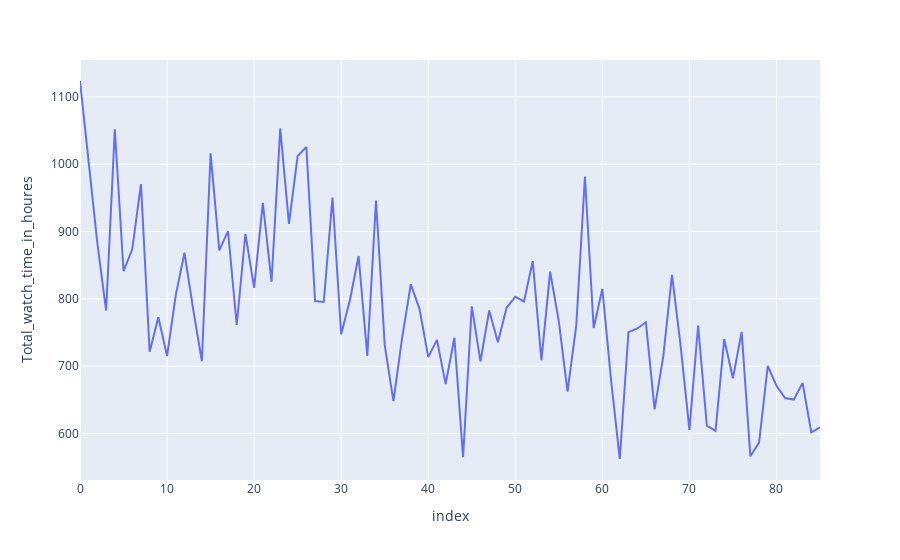

The cell this chart's notebook holds for it:
### Code cell
# show the dataframe
fig = px.line(dataframe,  y="Total_watch_time_in_houres")
fig.show()

### Figure 1 — Plotly figure (JSON) as saved in the notebook; plotly's stock layout.template omitted (floating-point values rounded to 4 significant figures)
{"data": [{"hovertemplate": "index=%{x}<br>Total_watch_time_in_houres=%{y}<extra></extra>", "legendgroup": "", "line": {"color": "#636efa", "dash": "solid"}, "marker": {"symbol": "circle"}, "mode": "lines", "name": "", "orientation": "v", "showlegend": false, "type": "scatter", "x": [0, 1, 2, 3, 4, 5, 6, 7, 8, 9, 10, 11, 12, 13, 14, 15, 16, 17, 18, 19, 20, 21, 22, 23, 24, 25, 26, 27, 28, 29, 30, 31, 32, 33, 34, 35, 36, 37, 38, 39, 40, 41, 42, 43, 44, 45, 46, 47, 48, 49, 50, 51, 52, 53, 54, 55, 56, 57, 58, 59, 60, 61, 62, 63, 64, 65, 66, 67, 68, 69, 70, 71, 72, 73, 74, 75, 76, 77, 78, 79, 80, 81, 82, 83, 84, 85], "xaxis": "x", "y": [1124.0, 1000.0, 881.9, 782.7, 1052.0, 841.2, 873.5, 970.5, 721.4, 772.7, 715.0, 805.6, 868.5, 784.5, 707.4, 1016.0, 872.0, 900.7, 761.2, 896.4, 816.4, 942.5, 825.3, 1053.0, 911.5, 1012.0, 1026.0, 796.8, 795.4, 950.5, 747.5, 797.9, 863.7, 715.2, 946.0, 731.6, 648.2, 742.0, 821.7, 784.8, 713.5, 739.0, 673.3, 742.2, 564.7, 788.7, 707.1, 782.6, 735.6, 786.7, 803.1, 796.1, 856.1, 708.8, 840.4, 766.4, 662.2, 760.3, 981.6, 756.7, 815.0, 679.4, 562.1, 750.5, 756.0, 765.2, 635.8, 714.8, 835.5, 728.9, 605.4, 760.4, 611.7, 603.9, 740.1, 682.2, 750.9, 566.1, 586.4, 700.3, 670.9, 652.6, 650.4, 675.2, 601.7, 609.3], "yaxis": "y"}], "layout": {"legend": {"tracegroupgap": 0}, "margin": {"t": 60}, "xaxis": {"anchor": "y", "domain": [0, 1], "title": {"text": "index"}}, "yaxis": {"anchor": "x", "domain": [0, 1], "title": {"text": "Total_watch_time_in_houres"}}}}
